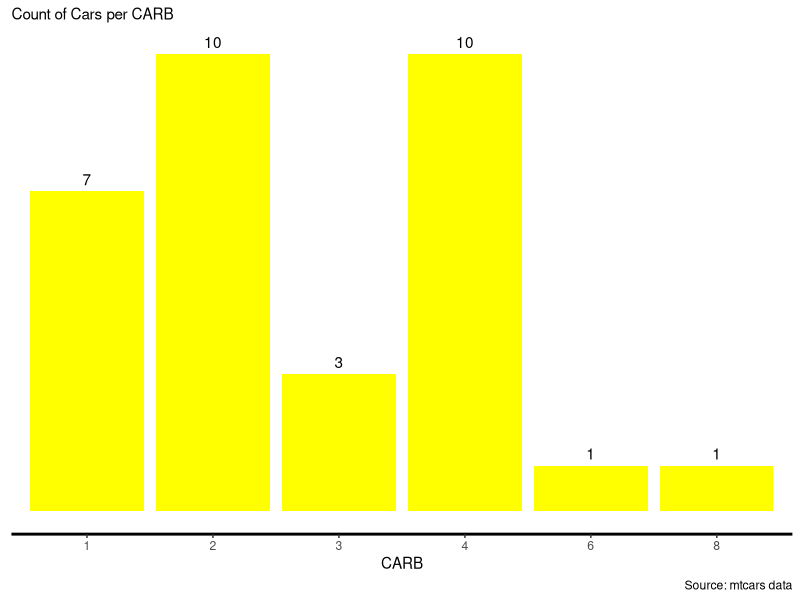
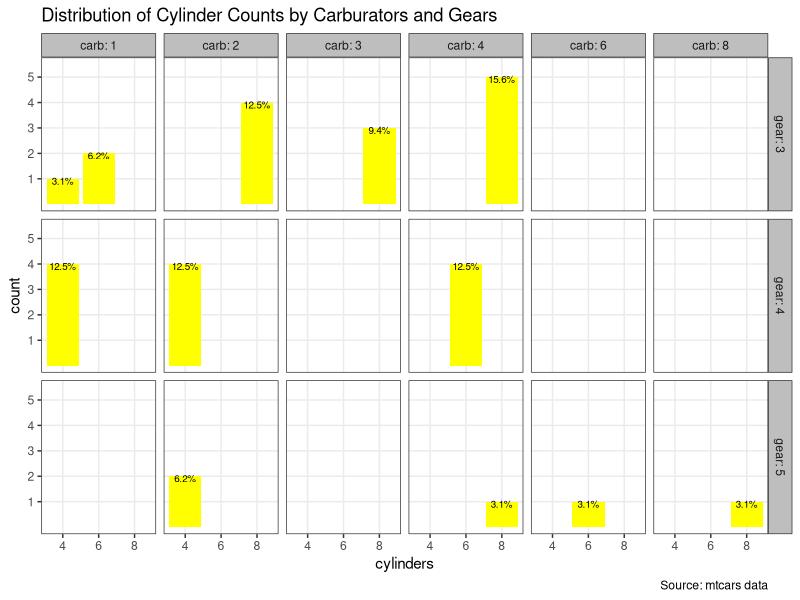
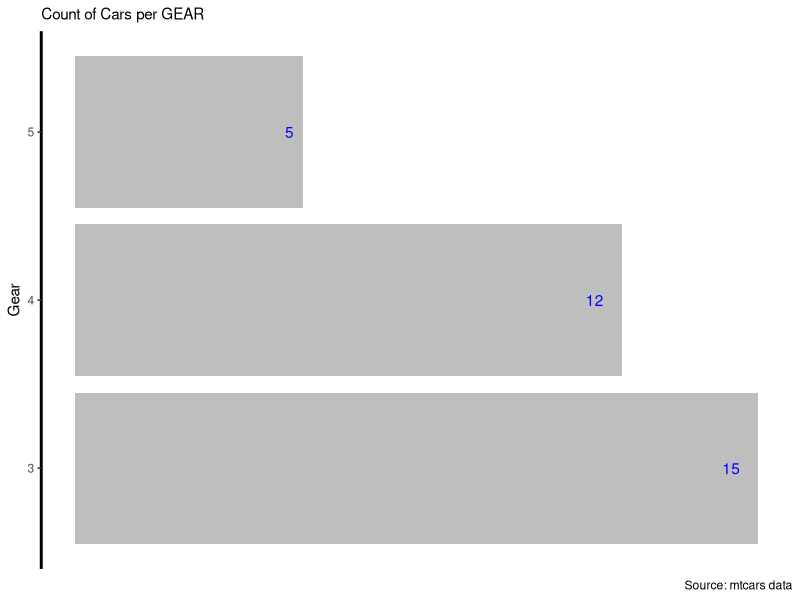

Reproduce these figures in R, in order.

library(dplyr)
library(ggplot2)
library(tidyverse)



#Plot 1: Count of cars per gear
#plot(mtcars$gear)

gear_plot <- mtcars$gear |>
  table() |>
  as.data.frame() |>
  ggplot(aes(x = Var1, y = Freq)) + 
  geom_col(fill = 'gray') + 
  coord_flip() +
  geom_text(aes(label=Freq), hjust = 2, color = 'blue') +
  labs(#title = 'THREE-GEAR CARS ARE DOMINANT',
       subtitle = 'Count of Cars per GEAR',
       x = 'Gear',
       caption = "Source: mtcars data")+
  theme_classic() +
  theme(
    axis.title.x = element_blank(),
    axis.text.x = element_blank(),
    axis.ticks.x = element_blank(),
    axis.line.x = element_blank(),
    axis.line.y = element_line(colour = "black", linewidth = 1, linetype = "solid"))

saveRDS(gear_plot, file = "gear_plot.rds")


#plot 2: Count of cars per carburator

#make categorical/factor

carb_plot <- mtcars$carb |> 
  table() |> 
  as.data.frame() |> 
  ggplot(aes(x = Var1, y = Freq))+
  geom_col(fill = 'yellow')+
  geom_text(aes(label = Freq), vjust = -0.5)+
  labs(#title = 'FEW CARS have SIX or more CARBURATORS',
       subtitle = 'Count of Cars per CARB',
       x = 'CARB',
       caption = "Source: mtcars data") +
  theme_classic() +
  theme(
    axis.title.y = element_blank(),
    axis.text.y = element_blank(),
    axis.ticks.y = element_blank(),
    axis.line.y = element_blank(),
    axis.line.x = element_line(colour = "black", linewidth = 1, linetype = "solid")
  )


saveRDS(carb_plot, file = "carb_plot.rds")


#Plot 3:Distribution of Cylinder count by carburators and gears

#x-axis count
#y cylinders
#top gears?
#annotated with percentages

#Need to adjust dataframe for plotting
plot_data <- mtcars |> 
  count(cyl, carb, gear) |> 
  mutate(
    pct = n / nrow(mtcars) * 100,
    pct_label = paste0(round(pct, 1), "%")
  ) |> 
  group_by(carb, gear) |> 
  mutate(is_max = n == max(n)) |> 
  ungroup()




cyl_dist_plot <- ggplot(plot_data, aes(x = factor(cyl), y = n)) +
  geom_col(aes(fill = is_max),
           linewidth = 0.3) +
  geom_text(aes(label = pct_label),
            vjust = 0.75,
            size = 2.5) +
  scale_fill_manual(values = c("TRUE" = "yellow", "FALSE" = "yellow"), guide = "none") +
  facet_grid(gear ~ carb,
             labeller = labeller(
               gear = label_both,
               carb = label_both
             )) +
  scale_y_continuous(breaks = 1:5,
                     limits = c(0, 5.5)) +
  labs(
    title = "Distribution of Cylinder Counts by Carburators and Gears",
    x = "cylinders",
    y = "count",
    caption = "Source: mtcars data"
  ) +
  theme_bw() +
  theme(
    strip.background = element_rect(fill = "gray"),
    panel.grid.minor = element_blank()
  )


saveRDS(cyl_dist_plot, file = "cyl_dist_plot.rds")
